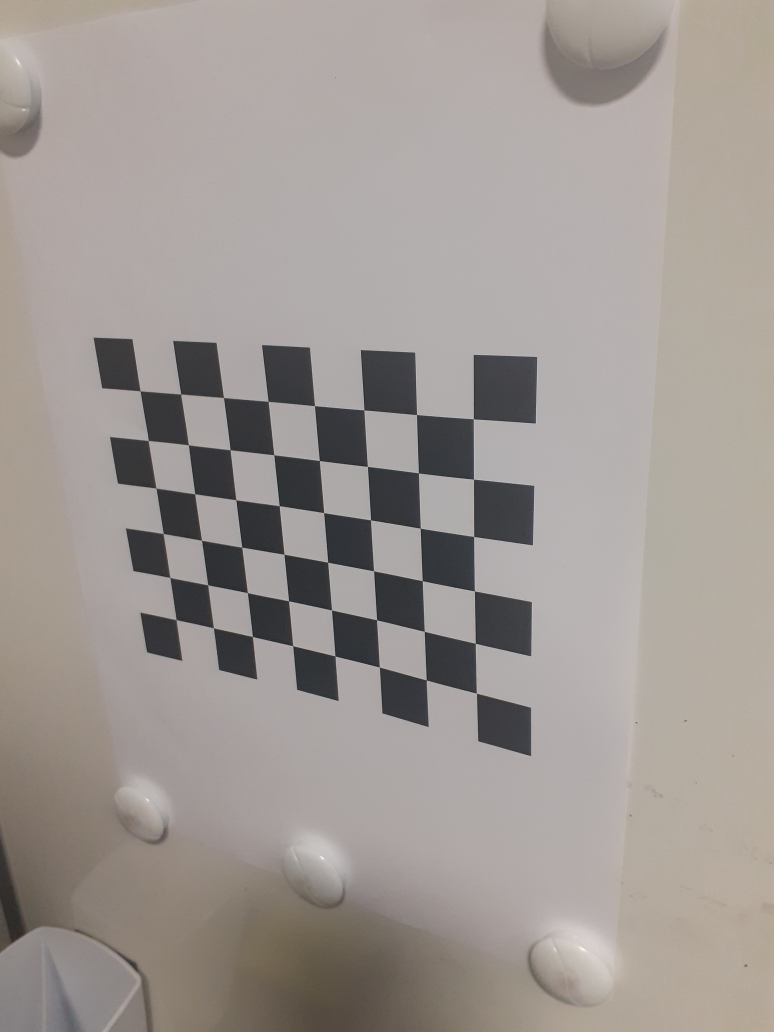
#> input picture data/android_linear/20210916_144304.jpg, 3096 x 4128 px (shown at 1/4 size)
$ python callibrate_classic.py --folder data/android_linear
#> lines starting #> are read from the running program, lines starting #| are printed output that depends on the picture; long printed decimals are rounded
import argparse
import cv2
import imutils
from imutils.paths import list_images
import numpy as np

if __name__ == "__main__":
    ag = argparse.ArgumentParser()
    ag.add_argument("-f","--folder",type=str, required=True)
    ag.add_argument("-s",'--size', nargs='+', type=int, default=(6,8))
    args = vars(ag.parse_args())

    nrow, ncol = args["size"]

    # for corner accuracy increase
    criteria = (cv2.TERM_CRITERIA_EPS + cv2.TERM_CRITERIA_MAX_ITER, 30, 0.001)

    # prepare object points, like (0,0,0), (1,0,0), (2,0,0) ....,(6,5,0)
    objp = np.zeros((nrow*ncol,3), np.float32)
    objp[:,:2] = np.mgrid[0:nrow,0:ncol].T.reshape(-1,2)

    # Arrays to store object points and image points from all the images.
    objpoints = [] # 3d point in real world space
    imgpoints = [] # 2d points in image plane.

    MAX_IMG_WIDTH = 1600
    for path in list_images(args["folder"]):
        img = cv2.imread(path)
#> img is the input picture: shape (4128, 3096, 3); mean B, G, R 147.7, 152.1, 159
        if img.shape[0] > MAX_IMG_WIDTH:
            img = imutils.resize(img, width=MAX_IMG_WIDTH)
#> img: shape (2133, 1600, 3)
        gray = cv2.cvtColor(img, cv2.COLOR_BGR2GRAY)

        # Find the chess board corners
        success, corners = cv2.findChessboardCorners(gray, (nrow, ncol),None)
#> success = True; corners = 48 rows, first 8: [365.3, 1281.7], [352.5, 1193.6], [338.5, 1103.3], [324.4, 1008.6], [308.3, 912.1], [290.5, 806.9], [442.6, 1297.5], [429.9, 1209.4]

        # If found, add object points, image points (after refining them)
        if success:
            objpoints.append(objp)

            corners2 = cv2.cornerSubPix(gray,corners,(11,11),(-1,-1),criteria)
#> corners2 = 48 rows, first 8: [364.6, 1281.1], [351.8, 1194], [338.1, 1103.2], [323, 1009.2], [307.1, 910.8], [290.2, 808.4], [441.8, 1298.2], [429.9, 1209.3]
            imgpoints.append(corners2)

            # Draw and display the corners
            img = cv2.drawChessboardCorners(img, (nrow, ncol), corners2,success)
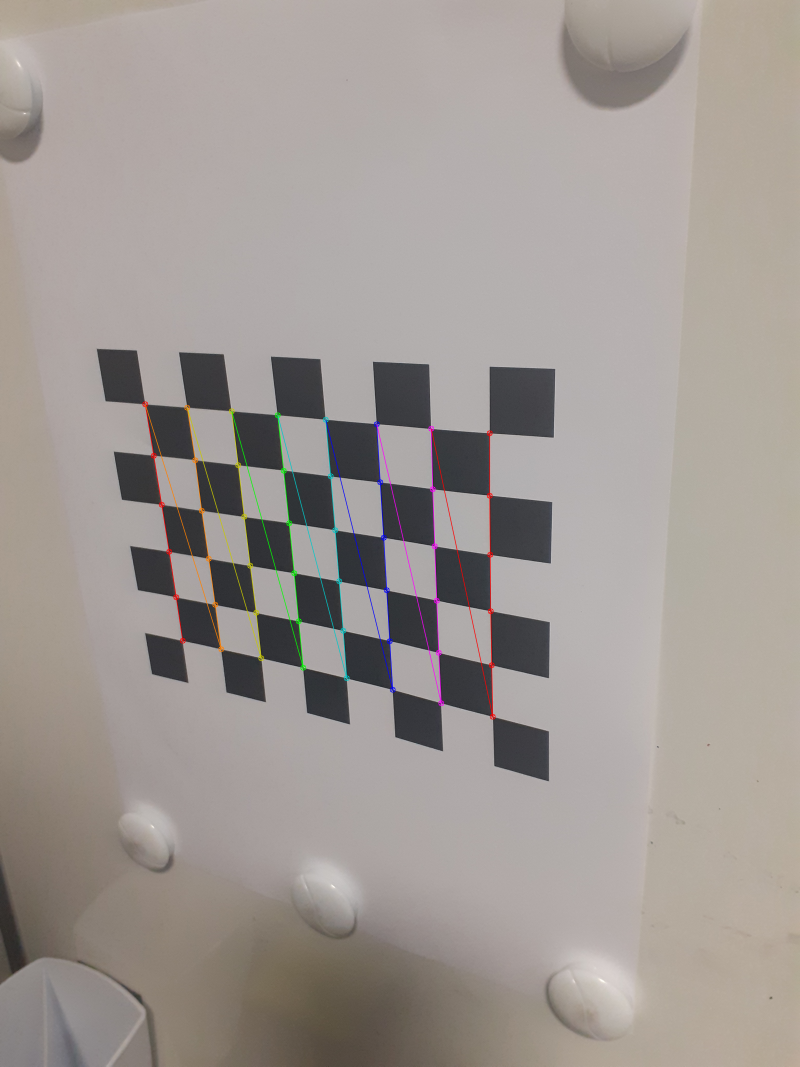
#> img: shape (2133, 1600, 3) (shown at 1/2 size); mean B, G, R 147.6, 152.1, 159.1

            cv2.imshow('img',img)
            if cv2.waitKey(0) == ord('a'):
#> (key Esc is pressed here)
                continue
#> pass 2 of the loop `for path in list_images(args["folder"]):`:
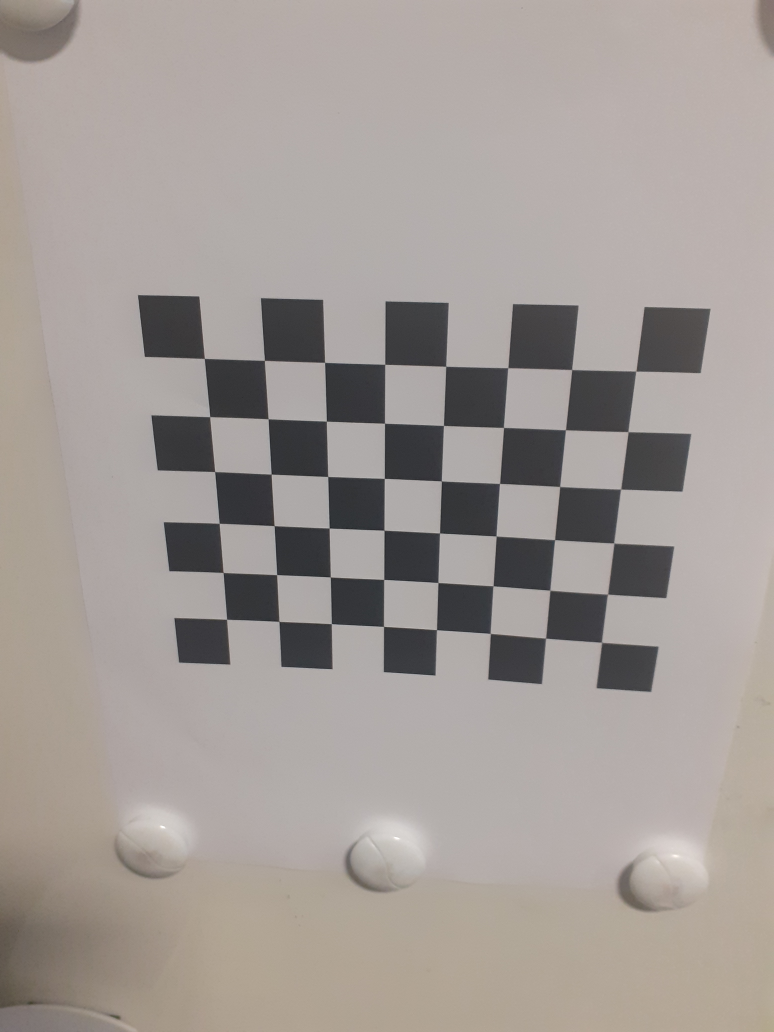
#> input picture data/android_linear/20210916_144307.jpg, 3096 x 4128 px (shown at 1/4 size)
#> img is the input picture: shape (4128, 3096, 3); mean B, G, R 150.5, 154.9, 162.2
#> corners = 48 rows, first 8: [468.9, 1280.2], [461.8, 1183.6], [453.7, 1081.9], [444.5, 975.2], [434.4, 861.7], [423.1, 741.5], [577.3, 1284.6], [572.6, 1188.2]
#> corners2 = 48 rows, first 8: [469.2, 1280.3], [461.6, 1183.6], [453.6, 1082], [444.4, 975.3], [434.2, 861.7], [422.9, 741.3], [577.2, 1284.6], [572.5, 1188.2]
#> `img = cv2.drawChessboardCorners(img, (nrow, ncol), corners2,success)`:
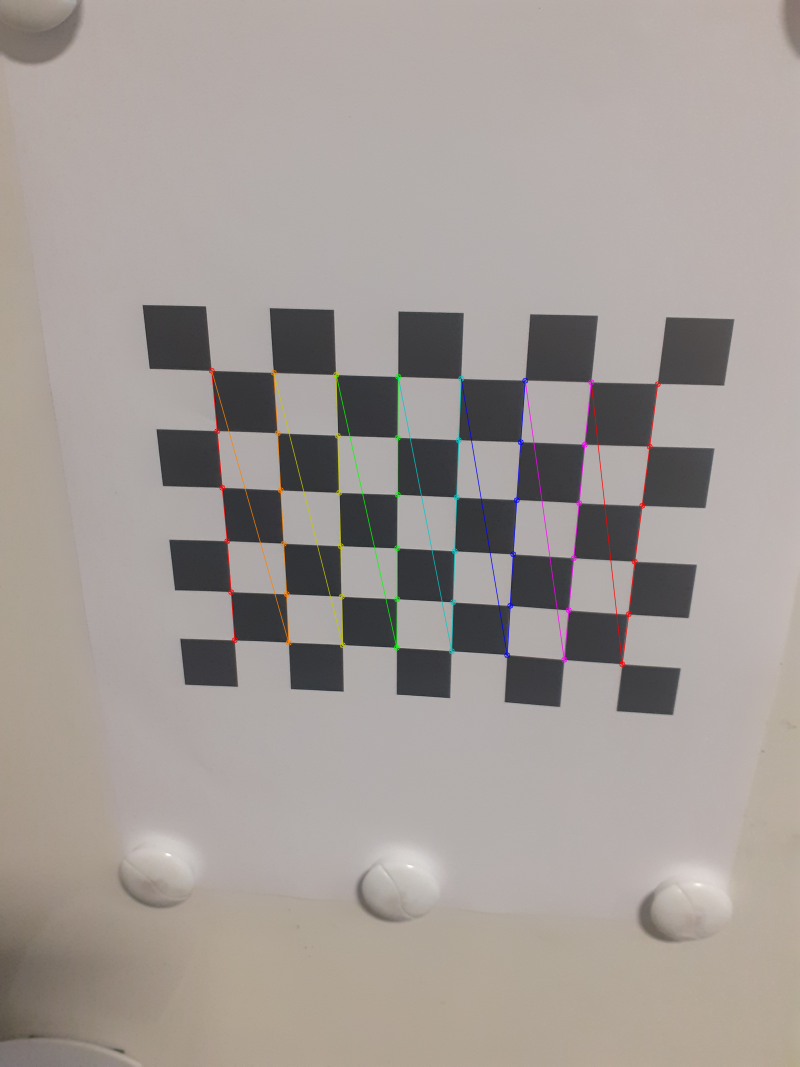
#> img: shape (2133, 1600, 3) (shown at 1/2 size); mean B, G, R 150.4, 154.8, 162.3
#> (key Enter is pressed here)

    ret, mtx, dist, _, _ = cv2.calibrateCamera(
        objpoints, imgpoints, gray.shape[::-1],None,None)
#> ret = 0.694; mtx = [[1723.7, 0, 767.5], [0, 1734.5, 1149.4], [0, 0, 1]]; dist = [[0.539, -3.69, 0.0328, -0.0113, 11.13]]

    print("camera matrix: ", mtx)
#| camera matrix:  [[1.72367578e+03 0.00000000e+00 7.67478948e+02]
#|  [0.00000000e+00 1.73447855e+03 1.14937355e+03]
#|  [0.00000000e+00 0.00000000e+00 1.00000000e+00]]
    print("distortion coefficients: ", dist)
#| distortion coefficients:  [[ 0.5392 -3.689  0.0328 -0.01128 11.126]]
    # get camera matrix and ROI for given width / height
    h,  w = img.shape[:2]
#> h = 2133; w = 1600
    newcameramtx, roi=cv2.getOptimalNewCameraMatrix(mtx,dist,(w,h),1,(w,h))
#> newcameramtx = [[1802.6, 0, 761.7], [0, 2084.6, 1089.3], [0, 0, 1]]; roi = (435, 565, 651, 1161)

    # undistort
    method = 2
    for path in list_images(args["folder"]):
        img = cv2.imread(path)
        img = imutils.resize(img, width=800)
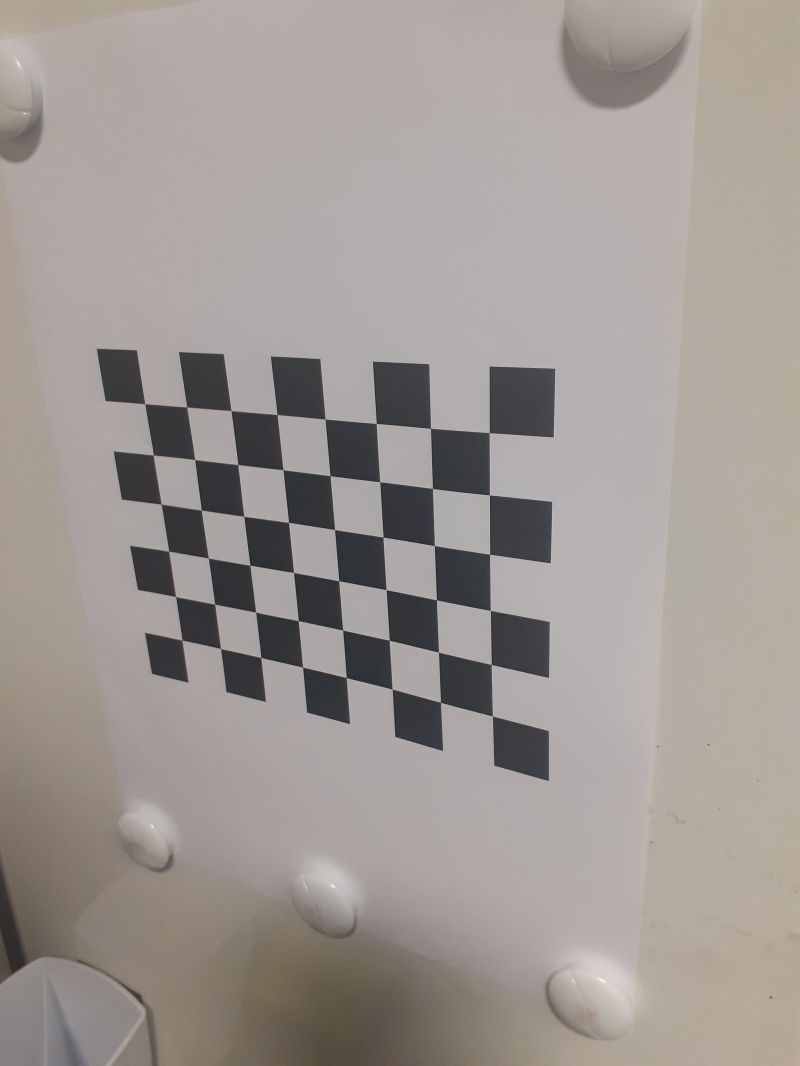
#> img: shape (1066, 800, 3); mean B, G, R 147.7, 152.1, 159

        # undistort
        if method == 1:
            dst = cv2.undistort(img, mtx, dist, None, newcameramtx)
        else:
            mapx,mapy = cv2.initUndistortRectifyMap(mtx,dist,None,newcameramtx,(w,h),5)
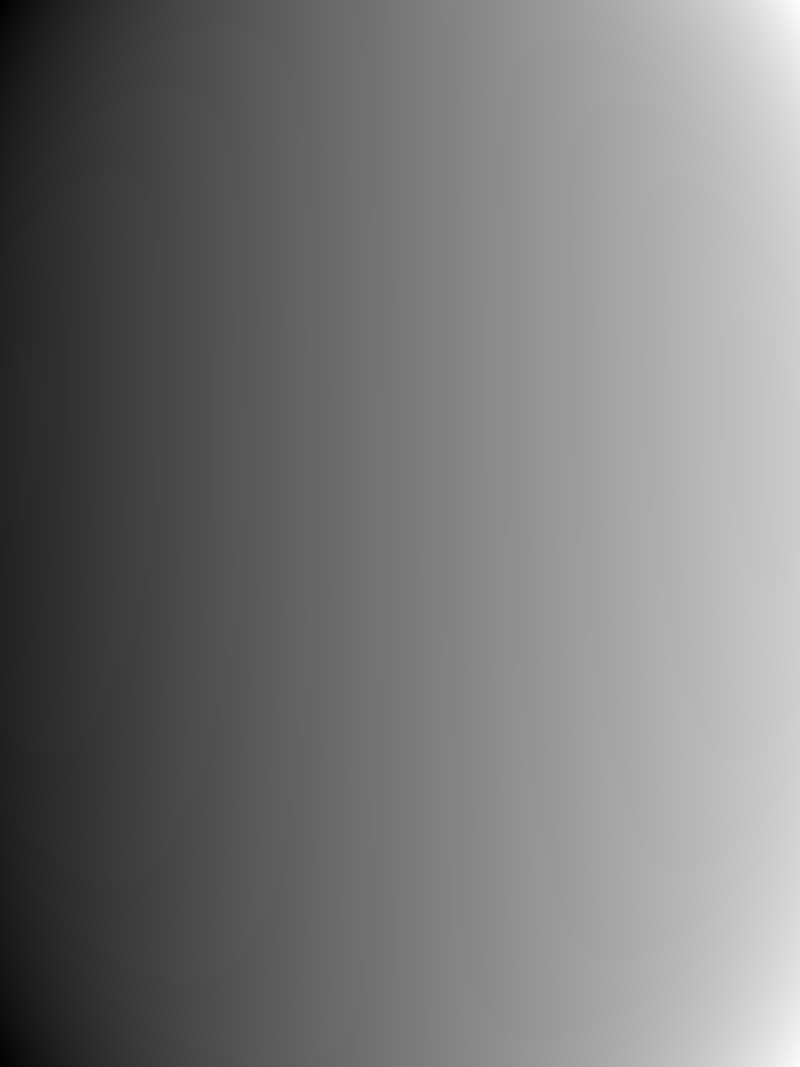
#> mapx: shape (2133, 1600) float32 (shown at 1/2 size); min -327.2, max 2068.5, mean 803.5; drawn with min black and max white
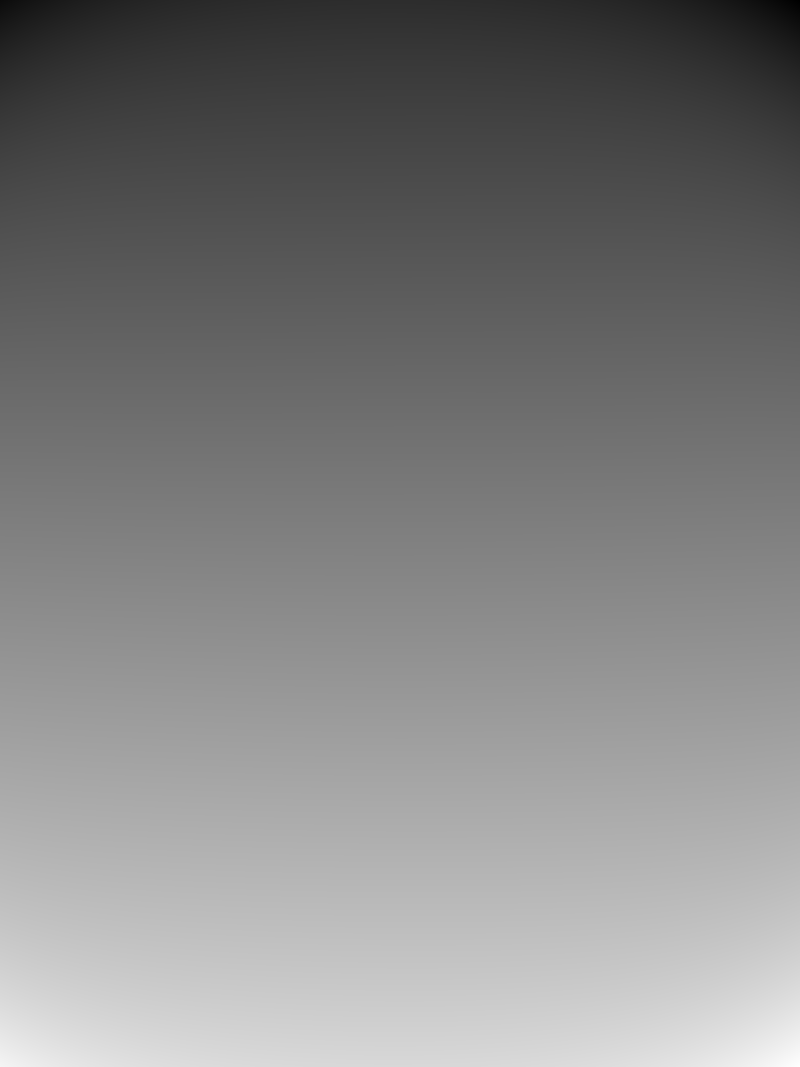
#> mapy: shape (2133, 1600) float32 (shown at 1/2 size); min -306.3, max 2562.6, mean 1144.8; drawn with min black and max white
            dst = cv2.remap(img,mapx,mapy,cv2.INTER_LINEAR)
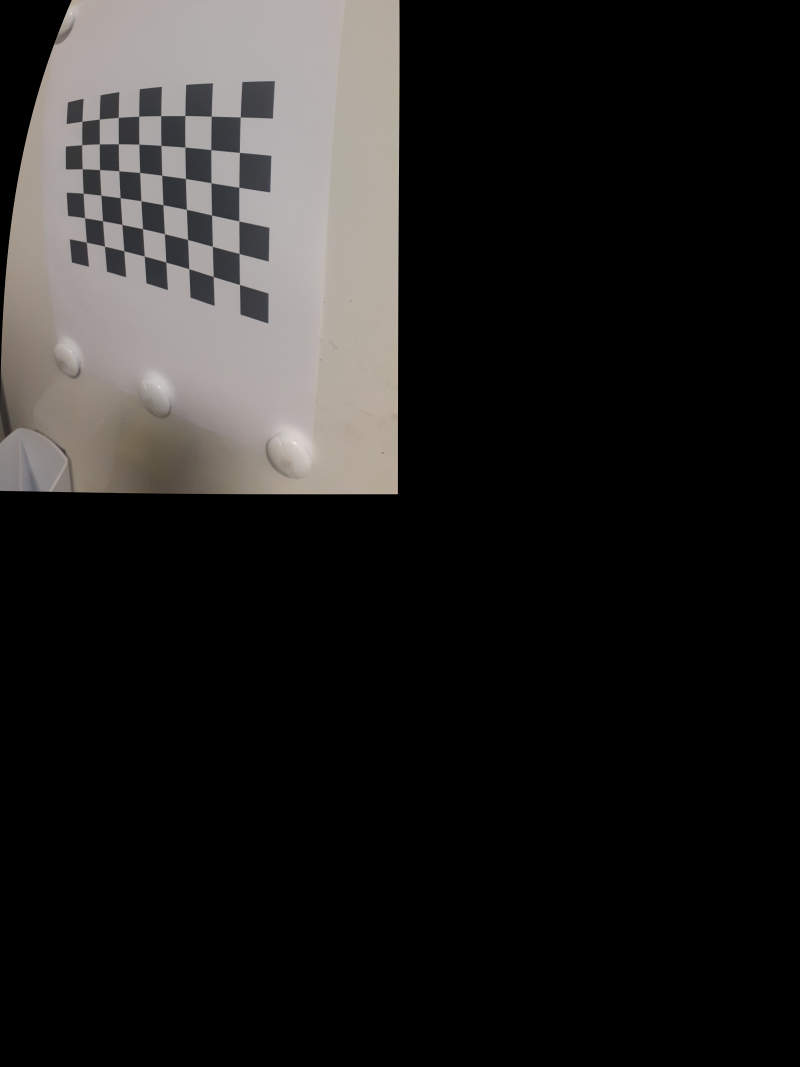
#> dst: shape (2133, 1600, 3) (shown at 1/2 size); mean B, G, R 31.8, 32.8, 34.2

        # crop the image
        cv2.imshow('distorted',img)
        cv2.imshow('undistorted',dst)
        if cv2.waitKey(0) == ord('a'):
#> (key Esc is pressed here)
            continue
#> pass 2 of the loop `for path in list_images(args["folder"]):`:
#> `dst = cv2.remap(img,mapx,mapy,cv2.INTER_LINEAR)`:
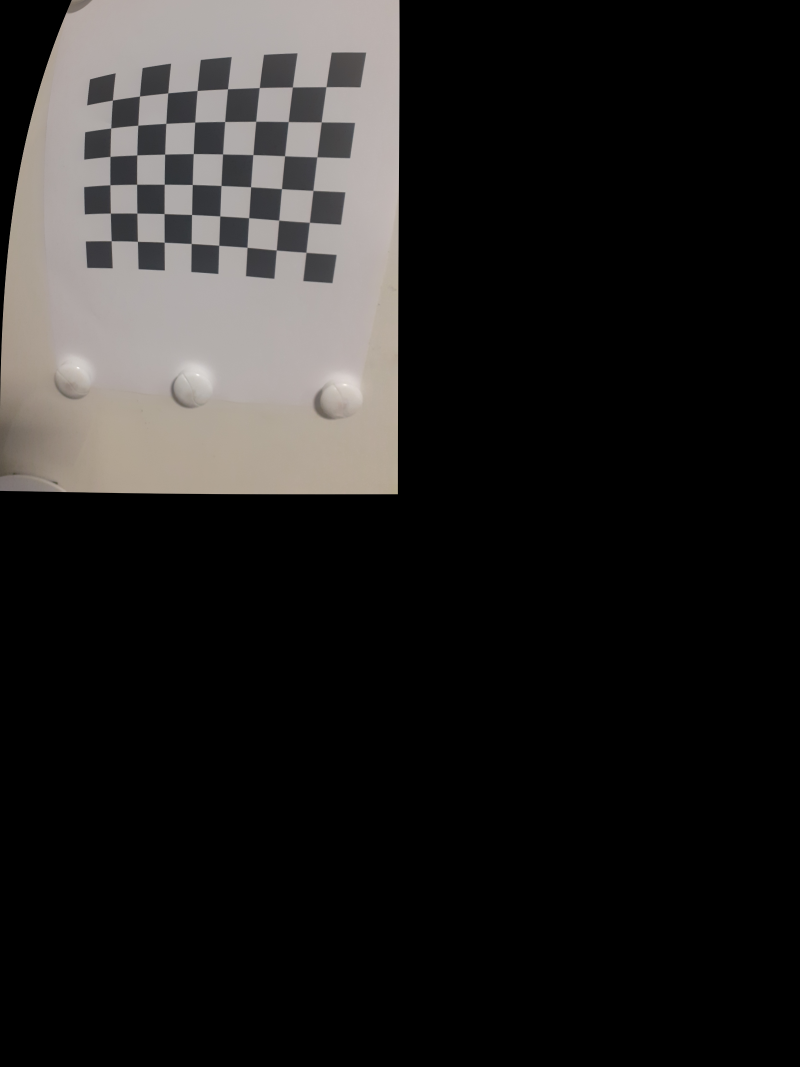
#> dst: shape (2133, 1600, 3) (shown at 1/2 size); mean B, G, R 32.4, 33.4, 34.9
#> (key Enter is pressed here)
